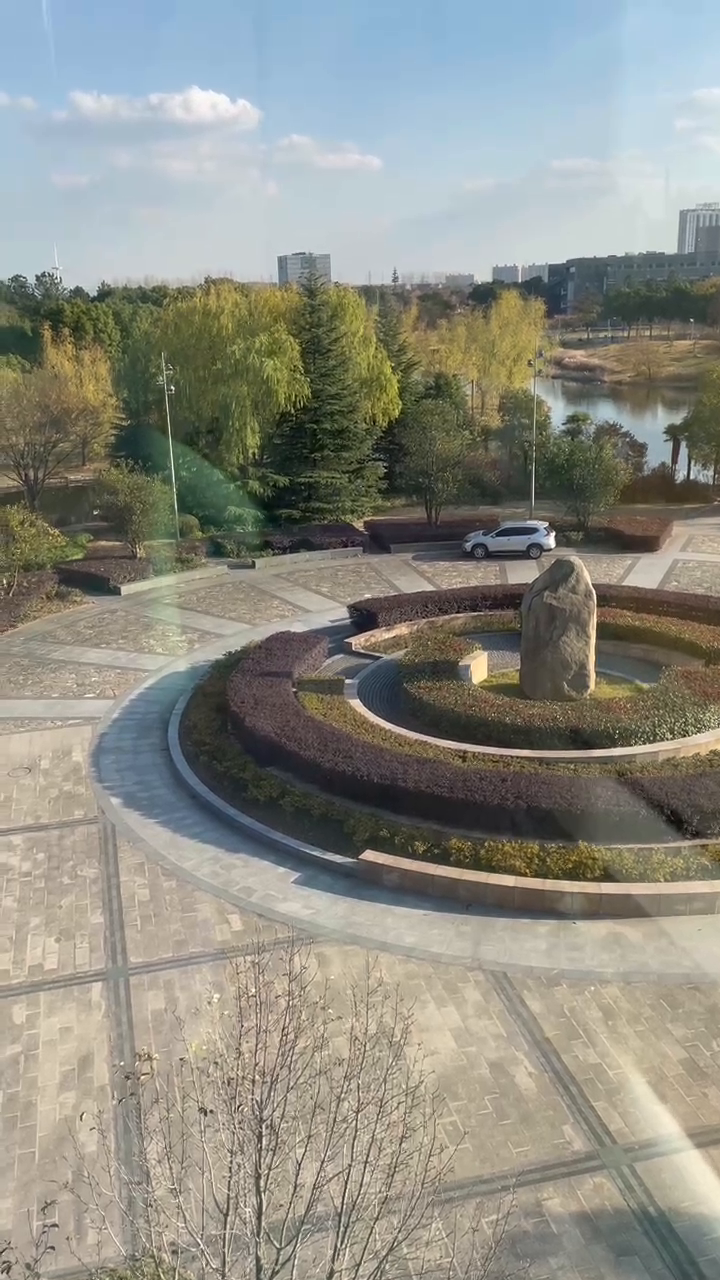
#> input picture frame 26 of 全景拼接/results/2_1.mp4, 720 x 1280 px
$ python vedioStiching.py
#> lines starting #> are read from the running program, lines starting #| are printed output that depends on the picture; pictures that were not available may be replaced by others from this repository, and a replacement may not be noted
### 全景拼接/Stitcher.py
import numpy as np
import cv2

class Stitcher: #Stitcher类
    #show函数
    # [112 lines left out: functions cv_show, put_stitch, offlinestitch_right, offlinestitch_left, stitch_all, stitch_all_add and 2 more, not called in this run]

    #拼接函数
    def stitchleft(self, images, ratio=0.75, reprojThresh=4.0, showMatches=False):
        #获取输入图片
        (imageB, imageA) = images
        imageB_1 = np.copy(imageB)
        # print("imageB_1.shape:",imageB_1.shape)
        imageA = cv2.copyMakeBorder(imageA, int(0.5*imageA.shape[0]), int(0.5*imageA.shape[0]), int(1.5*imageA.shape[1]), 0, cv2.BORDER_CONSTANT, 0)
        imageB = cv2.copyMakeBorder(imageB, int(0.5*imageB.shape[0]), int(0.5*imageB.shape[0]), int(1.5*imageB.shape[1]), 0, cv2.BORDER_CONSTANT, 0)
        #检测A、B图片的SIFT关键特征点，并计算特征描述子
        (kpsA, featuresA) = self.detectAndDescribe(imageA)
        (kpsB, featuresB) = self.detectAndDescribe(imageB)

        # 匹配两张图片的所有特征点，返回匹配结果
        M = self.matchKeypoints(kpsB, kpsA, featuresB, featuresA, ratio, reprojThresh)

        # 如果返回结果为空，没有匹配成功的特征点，退出算法
        if M is None:
            return None

        # 否则，提取匹配结果
        # H是3x3视角变换矩阵
        (matches, H, status) = M
        # 将图片A进行视角变换，result是变换后图片
        # result = cv2.warpPerspective(imageA, H, (1920,1680))

        result = cv2.warpPerspective(imageA, H, (imageA.shape[1], imageA.shape[0]),flags=cv2.WARP_INVERSE_MAP)
        # [10 lines of commented-out code are left out]
        if showMatches:
            # 生成匹配图片
            # vis = self.drawMatches(imageA, imageB, kpsA, kpsB, matches, status)
            # 返回结果
            return (result)

        # 返回匹配结果
        return result,H

    #SIFT算法（返回特征点集，及对应的特征向量集）
    def detectAndDescribe(self, image):
        # 将彩色图片转换成灰度图
        gray = cv2.cvtColor(image, cv2.COLOR_BGR2GRAY)

        # 建立SIFT生成器
        descriptor = cv2.xfeatures2d.SIFT_create()
        # 检测SIFT特征点，并计算描述子
        (kps, features) = descriptor.detectAndCompute(image, None)

        # 将结果转换成NumPy数组
        kps = np.float32([kp.pt for kp in kps])

        # 返回特征点集，及对应的描述特征
        return (kps, features)

    #Brute-Force蛮力匹配算法
    def matchKeypoints(self, kpsA, kpsB, featuresA, featuresB, ratio, reprojThresh):
        # 建立暴力匹配器
        matcher = cv2.BFMatcher()

        # 使用KNN检测来自A、B图的SIFT特征匹配对，K=2
        rawMatches = matcher.knnMatch(featuresA, featuresB, 2)

        matches = []
        for m in rawMatches:
            # 当最近距离跟次近距离t的比值小于raio值时，保留此匹配对
            if len(m) == 2 and m[0].distance < m[1].distance * ratio:
            # 存储两个点在featuresA, featuresB中的索引值
                matches.append((m[0].trainIdx, m[0].queryIdx))

        # 当筛选后的匹配对大于4时，计算视角变换矩阵
        if len(matches) > 4:
            # 获取匹配对的点坐标
            ptsA = np.float32([kpsA[i] for (_, i) in matches])
            ptsB = np.float32([kpsB[i] for (i, _) in matches])

            # 计算视角变换矩阵
            (H, status) = cv2.findHomography(ptsA, ptsB, cv2.RANSAC, reprojThresh)

            # 返回结果
            return (matches, H, status)

        # 如果匹配对小于4时，返回None
        return None

    # 基于仿射变换的单应性矩阵
    # [48 lines left out: functions matchKeypoints_1, drawMatches, not called in this run]

### 全景拼接/vedioStiching.py
from Stitcher import Stitcher
import cv2
import numpy as np

# 读取视频
video1=cv2.VideoCapture('2_1.mp4')
video2=cv2.VideoCapture('2_2.mp4')

# 读视频第一帧
success1, frame1 = video1.read()
#> frame1 is the input picture: shape (1280, 720, 3); mean B, G, R 131.4, 140.8, 140.7
success2, frame2 = video2.read()
stitcher = Stitcher()
(result, vis) = stitcher.stitchleft([frame1, frame2], showMatches=True)
#> in stitchleft, `imageA = cv2.copyMakeBorder(imageA, int(0.5*imageA.shape[0]), int(0.5*..`:
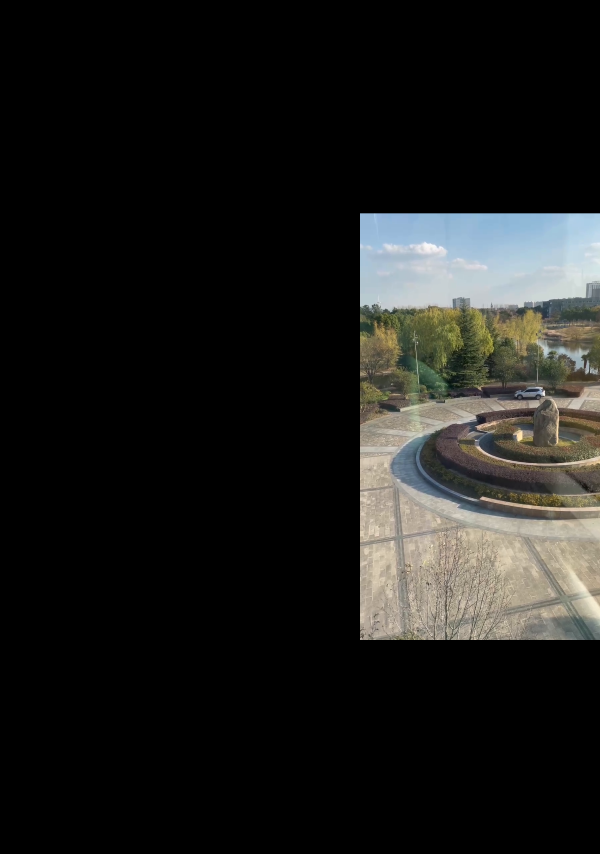
#> imageA: shape (2560, 1800, 3) (shown at 1/3 size); mean B, G, R 26.3, 28.2, 28.1
#> in detectAndDescribe, `gray = cv2.cvtColor(image, cv2.COLOR_BGR2GRAY)`:
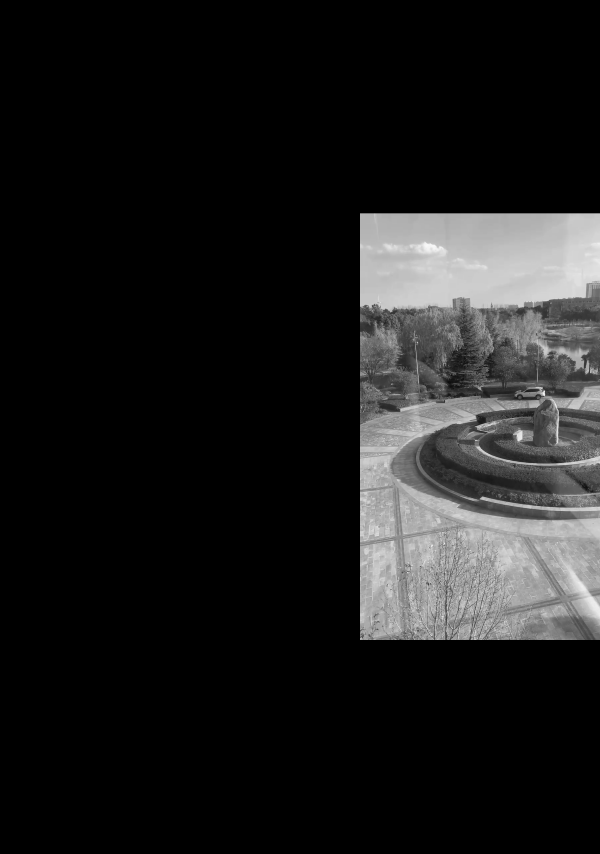
#> gray: shape (2560, 1800) (shown at 1/3 size); min 0, max 255, mean 27.9
#> in detectAndDescribe, `(kps, features) = descriptor.detectAndCompute(image, None)`: kps = 5568 keypoints; strongest (x, y, size): (1083, 1917, 4.6), (1252, 1027, 2.1), (1633, 1174, 3.1), (1630, 1181, 7.8)
#> in detectAndDescribe, `kps = np.float32([kp.pt for kp in kps])`: kps = 5568 pairs, first value 949.1 to 1796.8, second value 642.1 to 1925
#> in stitchleft, `(kpsA, featuresA) = self.detectAndDescribe(imageA)`: kpsA has the same summary as kps in detectAndDescribe
#> in detectAndDescribe (call 2), `(kps, features) = descriptor.detectAndCompute(image, None)`: kps = 5568 keypoints; strongest (x, y, size): (1083, 1917, 4.6), (1252, 1027, 2.1), (1633, 1174, 3.1), (1630, 1181, 7.8)
#> in stitchleft, `(kpsB, featuresB) = self.detectAndDescribe(imageB)`: kpsB = 5568 pairs, first value 949.1 to 1796.8, second value 642.1 to 1925
#> in matchKeypoints, `rawMatches = matcher.knnMatch(featuresA, featuresB, 2)`: rawMatches = 5568 matches
#> after the loop in matchKeypoints, `for m in rawMatches:`: matches = 5568 pairs, first value 0 to 5567, second value 0 to 5567
#> in matchKeypoints, `ptsA = np.float32([kpsA[i] for (_, i) in matches])`: ptsA has the same summary as kpsB in stitchleft
#> in matchKeypoints, `ptsB = np.float32([kpsB[i] for (i, _) in matches])`: ptsB has the same summary as kpsB in stitchleft
#> in matchKeypoints, `(H, status) = cv2.findHomography(ptsA, ptsB, cv2.RANSAC, reprojThresh)`: H = [[1, -1.33e-15, 3.71e-11], [-2.34e-14, 1, 3.35e-11], [-1.78e-17, -1.18e-18, 1]]; status = 5568 values from 1 to 1
#> (the run stopped early here; a loop or call above may not have finished)

$ run again, starting later in the video
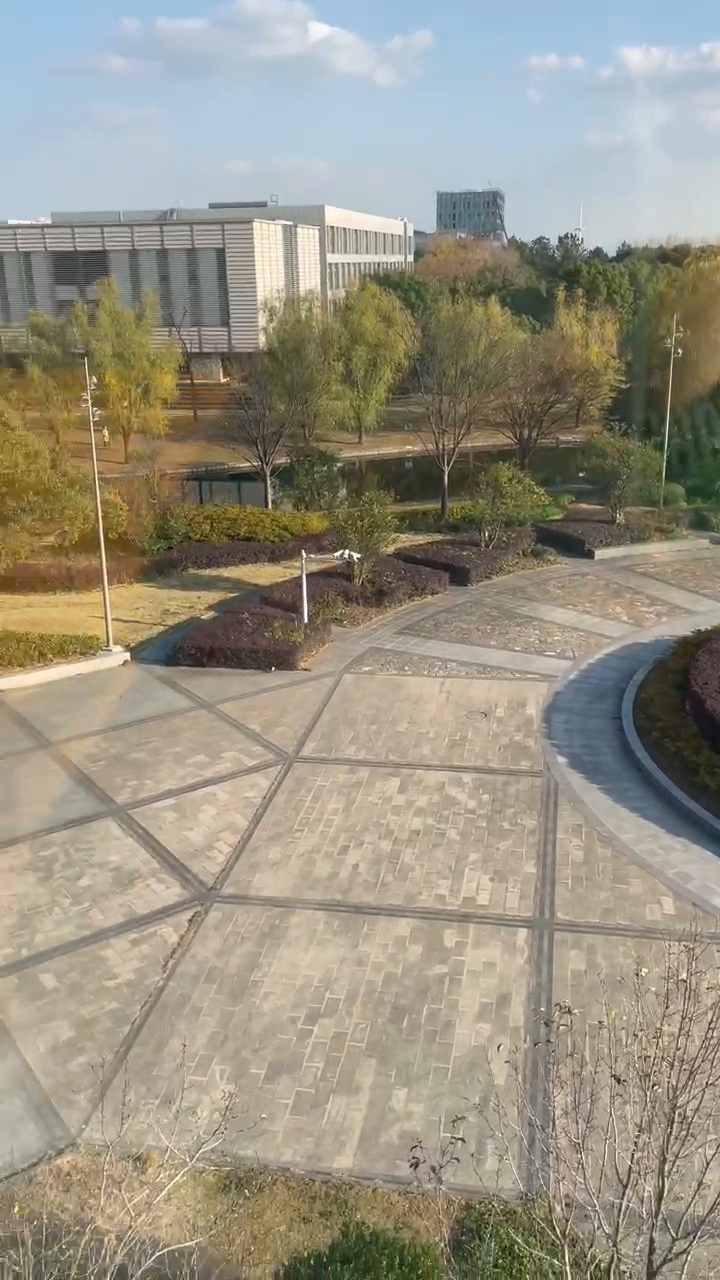
#> input picture frame 117 of 全景拼接/results/2_1.mp4, 720 x 1280 px
#> frame1 is the input picture: shape (1280, 720, 3); mean B, G, R 130.6, 146.6, 151.6
#> in stitchleft, `imageA = cv2.copyMakeBorder(imageA, int(0.5*imageA.shape[0]), int(0.5*..`:
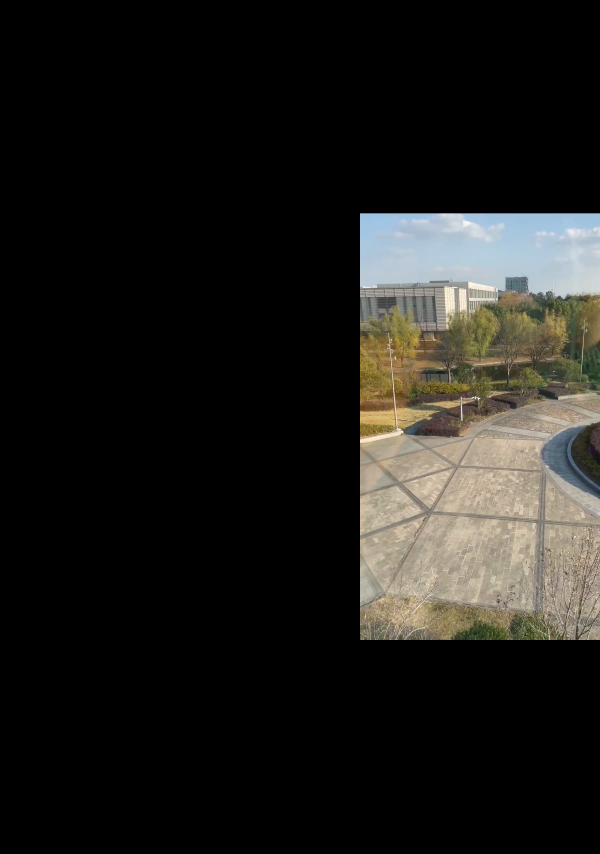
#> imageA: shape (2560, 1800, 3) (shown at 1/3 size); mean B, G, R 26.1, 29.3, 30.3
#> in detectAndDescribe, `gray = cv2.cvtColor(image, cv2.COLOR_BGR2GRAY)`:
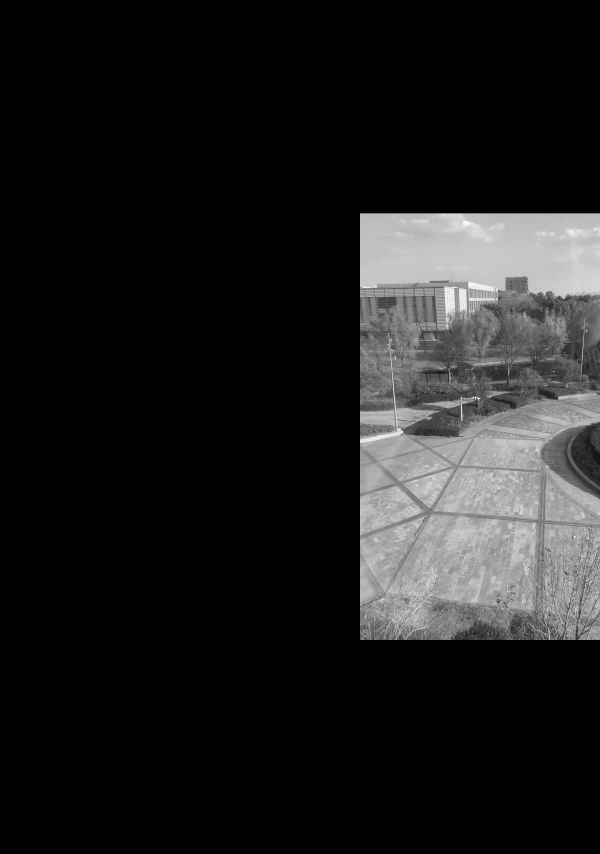
#> gray: shape (2560, 1800) (shown at 1/3 size); min 0, max 255, mean 29.3
#> in detectAndDescribe, `(kps, features) = descriptor.detectAndCompute(image, None)`: kps = 5538 keypoints; strongest (x, y, size): (1649, 1918, 2.2), (1286, 781, 258.4), (1172, 1918, 1.9), (1427, 1191, 2.7)
#> in detectAndDescribe, `kps = np.float32([kp.pt for kp in kps])`: kps = 5538 pairs, first value 1061.1 to 1796.8, second value 669.9 to 1926.7
#> kpsA has the same summary as kps in detectAndDescribe
#> in detectAndDescribe (call 2), `(kps, features) = descriptor.detectAndCompute(image, None)`: kps = 5538 keypoints; strongest (x, y, size): (1649, 1918, 2.2), (1286, 781, 258.4), (1172, 1918, 1.9), (1427, 1191, 2.7)
#> kpsB = 5538 pairs, first value 1061.1 to 1796.8, second value 669.9 to 1926.7
#> rawMatches = 5538 matches
#> after the loop in matchKeypoints, `for m in rawMatches:`: matches = 5538 pairs, first value 0 to 5537, second value 0 to 5537
#> ptsA has the same summary as kpsB in stitchleft
#> ptsB has the same summary as kpsB in stitchleft
#> in matchKeypoints, `(H, status) = cv2.findHomography(ptsA, ptsB, cv2.RANSAC, reprojThresh)`: H = [[1, -2.8e-15, -1.84e-11], [1.86e-14, 1, -1.97e-11], [1.24e-17, -2.19e-18, 1]]; status = 5538 values from 1 to 1

$ run again, starting later in the video
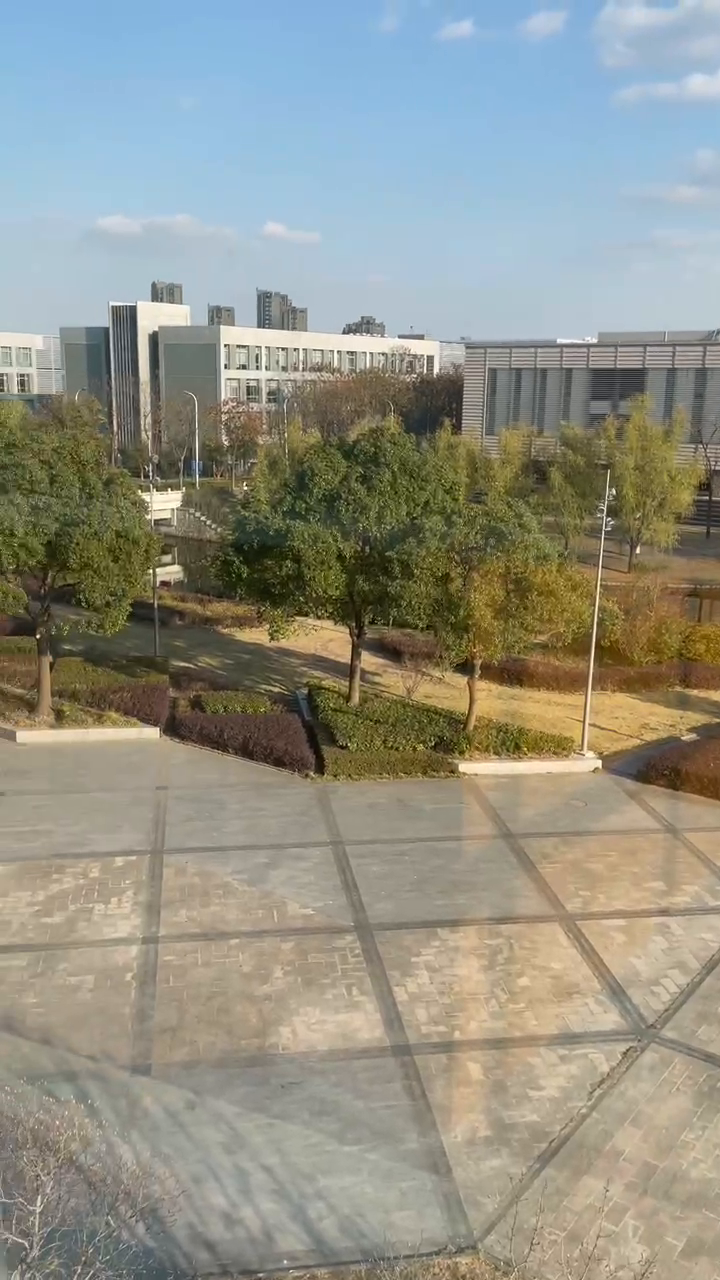
#> input picture frame 208 of 全景拼接/results/2_1.mp4, 720 x 1280 px
#> frame1 is the input picture: shape (1280, 720, 3); mean B, G, R 134.5, 146.2, 145.7
#> in stitchleft, `imageA = cv2.copyMakeBorder(imageA, int(0.5*imageA.shape[0]), int(0.5*..`:
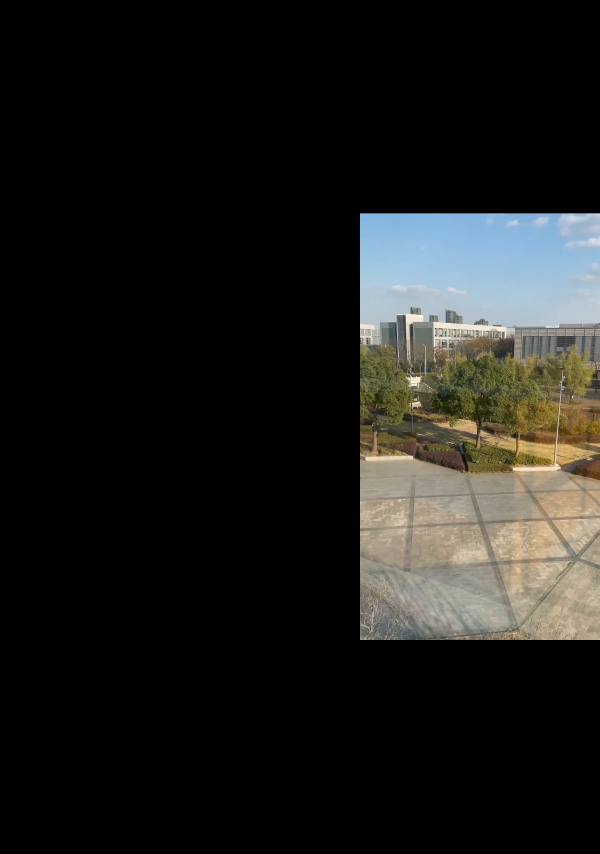
#> imageA: shape (2560, 1800, 3) (shown at 1/3 size); mean B, G, R 26.9, 29.2, 29.1
#> in detectAndDescribe, `gray = cv2.cvtColor(image, cv2.COLOR_BGR2GRAY)`:
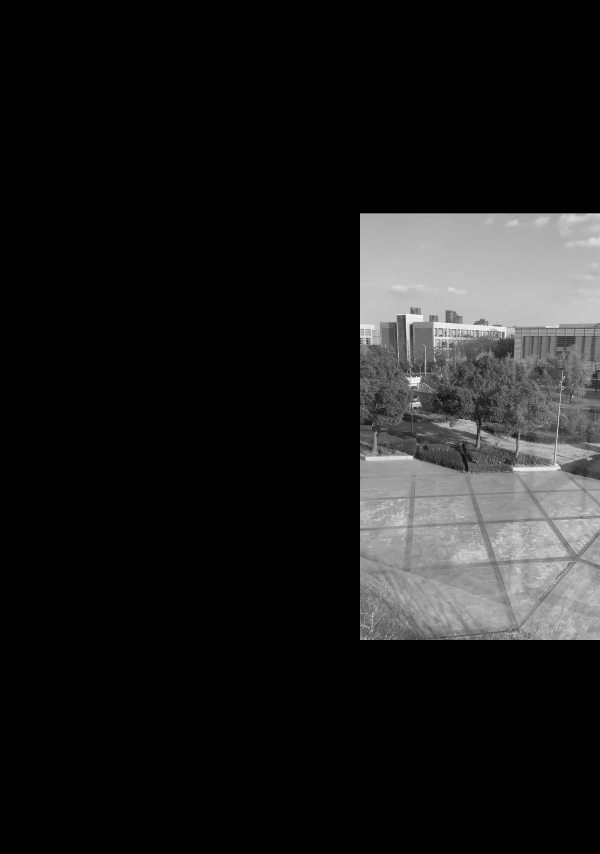
#> gray: shape (2560, 1800) (shown at 1/3 size); min 0, max 255, mean 28.9
#> in detectAndDescribe, `(kps, features) = descriptor.detectAndCompute(image, None)`: kps = 4282 keypoints; strongest (x, y, size): (1118, 1276, 2.3), (1290, 832, 300.1), (1325, 1128, 2.1), (1305, 985, 2.1)
#> in detectAndDescribe, `kps = np.float32([kp.pt for kp in kps])`: kps = 4282 pairs, first value 1073.5 to 1797, second value 646.9 to 1918.5
#> kpsA has the same summary as kps in detectAndDescribe
#> in detectAndDescribe (call 2), `(kps, features) = descriptor.detectAndCompute(image, None)`: kps = 4282 keypoints; strongest (x, y, size): (1118, 1276, 2.3), (1290, 832, 300.1), (1325, 1128, 2.1), (1305, 985, 2.1)
#> kpsB = 4282 pairs, first value 1073.5 to 1797, second value 646.9 to 1918.5
#> rawMatches = 4282 matches
#> after the loop in matchKeypoints, `for m in rawMatches:`: matches = 4282 pairs, first value 0 to 4281, second value 0 to 4281
#> ptsA has the same summary as kpsB in stitchleft
#> ptsB has the same summary as kpsB in stitchleft
#> in matchKeypoints, `(H, status) = cv2.findHomography(ptsA, ptsB, cv2.RANSAC, reprojThresh)`: H = [[1, 1.22e-14, -2.52e-11], [5.38e-15, 1, -2.46e-11], [4.24e-18, 8.57e-18, 1]]; status = 4282 values from 1 to 1
